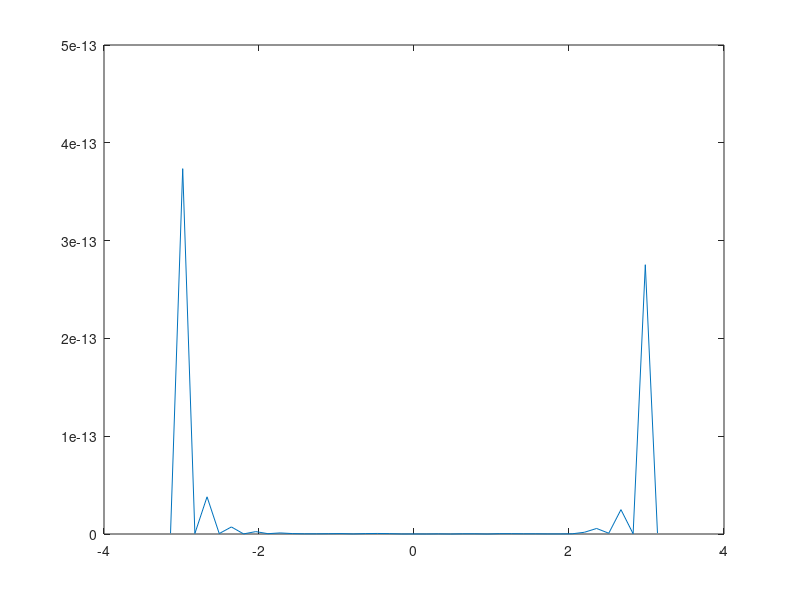

Reproduce this figure in MATLAB.
x = linspace(-pi, pi, 21);
y = sin(x);
a = polyfit(x, y, 20);

x1 = linspace(-pi, pi, 41);
y1 = sin(x1);
a1 = polyval(a, x1);
error = abs(y1 - a1);

%chebyshev
cheby_21 = zeros(1, length(x));
for i = 0:length(x)-1
    cheby_21(i+1) = pi*cos((((2*i+1)/(2*(length(x)-1)+ 2))*pi));
end
y_cheby = sin(cheby_21);

cheby_poly_20 = polyfit(cheby_21, y_cheby, 20);
cheby_polyv_41 = polyval(cheby_poly_20, x1);
error_cheby = abs(y1 - cheby_polyv_41);
% plot(x1, a1)
% hold on
% plot(x1, y1)
% hold off

plot(x1, error)
% plot(x1, cheby_polyv_41)
% hold on
% plot(x1, y1)
% hold off
%plot(x1, error_cheby)